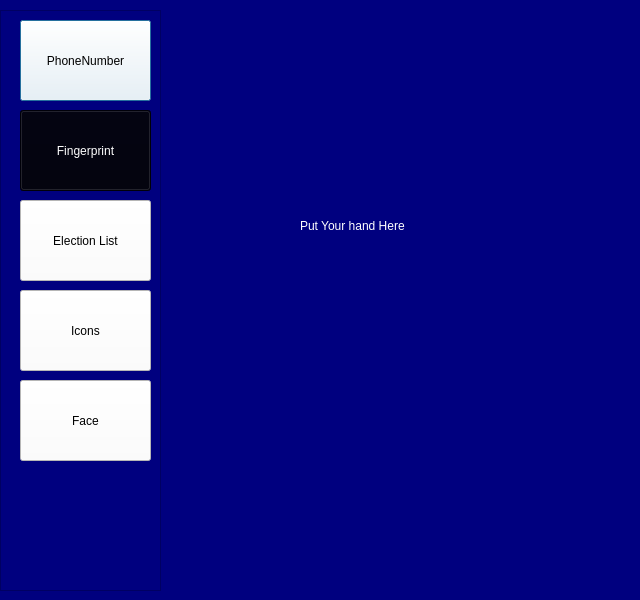
<?xml version="1.0" encoding="UTF-8"?>
<ui version="4.0">
 <class>Dialog</class>
 <widget class="QDialog" name="Dialog">
  <property name="geometry">
   <rect>
    <x>0</x>
    <y>0</y>
    <width>640</width>
    <height>600</height>
   </rect>
  </property>
  <property name="windowTitle">
   <string>Dialog</string>
  </property>
  <property name="styleSheet">
   <string notr="true">background-color: rgb(0, 0, 127);</string>
  </property>
  <widget class="QLabel" name="label">
   <property name="geometry">
    <rect>
     <x>300</x>
     <y>160</y>
     <width>331</width>
     <height>131</height>
    </rect>
   </property>
   <property name="styleSheet">
    <string notr="true">color: rgb(255, 255, 255);
font: 75 19pt &quot;MS Shell Dlg 2&quot;;</string>
   </property>
   <property name="text">
    <string>Put Your hand Here</string>
   </property>
  </widget>
  <widget class="QFrame" name="frame">
   <property name="geometry">
    <rect>
     <x>0</x>
     <y>10</y>
     <width>161</width>
     <height>581</height>
    </rect>
   </property>
   <property name="frameShape">
    <enum>QFrame::StyledPanel</enum>
   </property>
   <property name="frameShadow">
    <enum>QFrame::Raised</enum>
   </property>
   <widget class="QPushButton" name="pushButton">
    <property name="geometry">
     <rect>
      <x>20</x>
      <y>10</y>
      <width>131</width>
      <height>81</height>
     </rect>
    </property>
    <property name="styleSheet">
     <string notr="true">background-color: rgb(255, 255, 255);

color: rgb(0, 0, 0);</string>
    </property>
    <property name="text">
     <string>PhoneNumber</string>
    </property>
   </widget>
   <widget class="QPushButton" name="pushButton_2">
    <property name="geometry">
     <rect>
      <x>20</x>
      <y>100</y>
      <width>131</width>
      <height>81</height>
     </rect>
    </property>
    <property name="styleSheet">
     <string notr="true">background-color: rgb(0, 0, 12);
color: rgb(255, 255, 255);</string>
    </property>
    <property name="text">
     <string>Fingerprint</string>
    </property>
   </widget>
   <widget class="QPushButton" name="pushButton_3">
    <property name="geometry">
     <rect>
      <x>20</x>
      <y>190</y>
      <width>131</width>
      <height>81</height>
     </rect>
    </property>
    <property name="styleSheet">
     <string notr="true">background-color: rgb(255, 255, 255);</string>
    </property>
    <property name="text">
     <string>Election List</string>
    </property>
   </widget>
   <widget class="QPushButton" name="pushButton_4">
    <property name="geometry">
     <rect>
      <x>20</x>
      <y>280</y>
      <width>131</width>
      <height>81</height>
     </rect>
    </property>
    <property name="styleSheet">
     <string notr="true">background-color: rgb(255, 255, 255);</string>
    </property>
    <property name="text">
     <string>Icons</string>
    </property>
   </widget>
   <widget class="QPushButton" name="pushButton_5">
    <property name="geometry">
     <rect>
      <x>20</x>
      <y>370</y>
      <width>131</width>
      <height>81</height>
     </rect>
    </property>
    <property name="styleSheet">
     <string notr="true">background-color: rgb(255, 255, 255);</string>
    </property>
    <property name="text">
     <string>Face</string>
    </property>
   </widget>
  </widget>
 </widget>
 <resources/>
 <connections/>
</ui>
